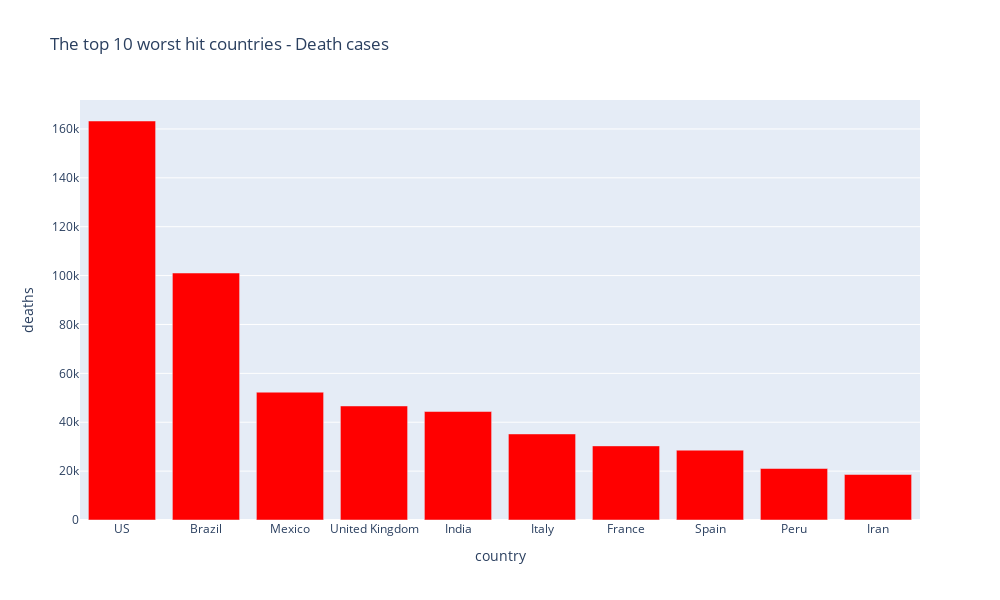

The notebook cell this image was saved under:
### Markdown cell above
### Bar chart with the top 10 worst hit countries - Death Cases

### Code cell
figura = px.bar(
    sorted_deaths,
    x = "country",
    y = "deaths",
    title= "The top 10 worst hit countries - Death cases", # the axis names
    color_discrete_sequence=["red"], 
    height=600,
    width=1000
)


#figura.write_image("images/fig4.png")
figura.show()

### Figure 1 — Plotly figure (JSON) as saved in the notebook; plotly's stock layout.template omitted (floating-point values rounded to 4 significant figures)
{"data": [{"alignmentgroup": "True", "hovertemplate": "country=%{x}<br>deaths=%{y}<extra></extra>", "legendgroup": "", "marker": {"color": "red"}, "name": "", "offsetgroup": "", "orientation": "v", "showlegend": false, "textposition": "auto", "type": "bar", "x": ["US", "Brazil", "Mexico", "United Kingdom", "India", "Italy", "France", "Spain", "Peru", "Iran"], "xaxis": "x", "y": [163252, 101049, 52298, 46659, 44386, 35209, 30327, 28576, 21072, 18616], "yaxis": "y"}], "layout": {"barmode": "relative", "height": 600, "legend": {"tracegroupgap": 0}, "title": {"text": "The top 10 worst hit countries - Death cases"}, "width": 1000, "xaxis": {"anchor": "y", "domain": [0, 1], "title": {"text": "country"}}, "yaxis": {"anchor": "x", "domain": [0, 1], "title": {"text": "deaths"}}}}
